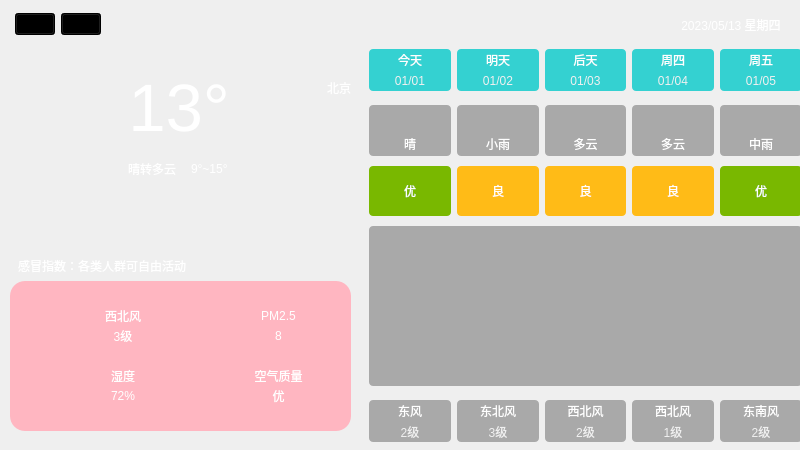
<?xml version="1.0" encoding="UTF-8"?>
<ui version="4.0">
 <class>AsiaWea</class>
 <widget class="QMainWindow" name="AsiaWea">
  <property name="geometry">
   <rect>
    <x>0</x>
    <y>0</y>
    <width>800</width>
    <height>450</height>
   </rect>
  </property>
  <property name="windowTitle">
   <string>MainWindow</string>
  </property>
  <widget class="QWidget" name="centralwidget">
   <widget class="QWidget" name="widget" native="true">
    <property name="geometry">
     <rect>
      <x>0</x>
      <y>0</y>
      <width>800</width>
      <height>500</height>
     </rect>
    </property>
    <property name="styleSheet">
     <string notr="true">QWidget#widget{
	border-image: url(:/res/bg.jpg);
}

QLabel {
	font: 25 10pt &quot;微软雅黑&quot;;
	border-radius: 4px;
	background-color: rgba(60, 60, 60, 100);
	color: rgb(255, 255, 255);
}</string>
    </property>
    <widget class="QWidget" name="widget_3" native="true">
     <property name="geometry">
      <rect>
       <x>10</x>
       <y>70</y>
       <width>341</width>
       <height>121</height>
      </rect>
     </property>
     <property name="styleSheet">
      <string notr="true">background-color: rgba(157, 133, 255, 0);
border-radius: 15px</string>
     </property>
     <layout class="QHBoxLayout" name="horizontalLayout_3">
      <property name="spacing">
       <number>8</number>
      </property>
      <item>
       <widget class="QLabel" name="lblTypeIcon">
        <property name="minimumSize">
         <size>
          <width>110</width>
          <height>110</height>
         </size>
        </property>
        <property name="maximumSize">
         <size>
          <width>110</width>
          <height>110</height>
         </size>
        </property>
        <property name="styleSheet">
         <string notr="true">background-color: rgba(255, 255, 255, 0);</string>
        </property>
        <property name="text">
         <string/>
        </property>
        <property name="pixmap">
         <pixmap resource="res.qrc">:/res/type/DuoYun.png</pixmap>
        </property>
        <property name="scaledContents">
         <bool>true</bool>
        </property>
        <property name="alignment">
         <set>Qt::AlignCenter</set>
        </property>
       </widget>
      </item>
      <item>
       <layout class="QVBoxLayout" name="verticalLayout_2">
        <property name="spacing">
         <number>0</number>
        </property>
        <item>
         <layout class="QHBoxLayout" name="horizontalLayout_2">
          <item>
           <widget class="QLabel" name="lblTemp">
            <property name="font">
             <font>
              <family>Arial</family>
              <pointsize>50</pointsize>
              <weight>50</weight>
              <italic>false</italic>
              <bold>false</bold>
             </font>
            </property>
            <property name="styleSheet">
             <string notr="true">color: rgb(255, 255, 255);
font: 50pt &quot;Arial&quot;;
background-color: rgba(0, 255, 255, 0);</string>
            </property>
            <property name="text">
             <string>13°</string>
            </property>
            <property name="scaledContents">
             <bool>true</bool>
            </property>
            <property name="alignment">
             <set>Qt::AlignCenter</set>
            </property>
           </widget>
          </item>
          <item>
           <spacer name="horizontalSpacer_2">
            <property name="orientation">
             <enum>Qt::Horizontal</enum>
            </property>
            <property name="sizeHint" stdset="0">
             <size>
              <width>40</width>
              <height>20</height>
             </size>
            </property>
           </spacer>
          </item>
          <item>
           <layout class="QVBoxLayout" name="verticalLayout">
            <property name="topMargin">
             <number>0</number>
            </property>
            <property name="bottomMargin">
             <number>40</number>
            </property>
            <item>
             <widget class="QLabel" name="lblCity">
              <property name="styleSheet">
               <string notr="true">font: 12pt &quot;Microsoft YaHei UI&quot;;
background-color: rgba(255, 255, 255,0);</string>
              </property>
              <property name="text">
               <string>北京</string>
              </property>
              <property name="alignment">
               <set>Qt::AlignRight|Qt::AlignTrailing|Qt::AlignVCenter</set>
              </property>
             </widget>
            </item>
           </layout>
          </item>
         </layout>
        </item>
        <item>
         <layout class="QHBoxLayout" name="horizontalLayout">
          <property name="spacing">
           <number>6</number>
          </property>
          <property name="sizeConstraint">
           <enum>QLayout::SetDefaultConstraint</enum>
          </property>
          <item>
           <widget class="QLabel" name="lblType">
            <property name="sizePolicy">
             <sizepolicy hsizetype="Preferred" vsizetype="Preferred">
              <horstretch>0</horstretch>
              <verstretch>0</verstretch>
             </sizepolicy>
            </property>
            <property name="styleSheet">
             <string notr="true">background-color: rgba(255, 255, 255,0);
font: 12pt &quot;微软雅黑&quot;;</string>
            </property>
            <property name="text">
             <string>晴转多云</string>
            </property>
            <property name="scaledContents">
             <bool>true</bool>
            </property>
            <property name="alignment">
             <set>Qt::AlignLeading|Qt::AlignLeft|Qt::AlignVCenter</set>
            </property>
           </widget>
          </item>
          <item>
           <widget class="Line" name="line">
            <property name="minimumSize">
             <size>
              <width>0</width>
              <height>15</height>
             </size>
            </property>
            <property name="maximumSize">
             <size>
              <width>16777215</width>
              <height>15</height>
             </size>
            </property>
            <property name="styleSheet">
             <string notr="true">color: rgb(255, 0, 0);</string>
            </property>
            <property name="orientation">
             <enum>Qt::Vertical</enum>
            </property>
           </widget>
          </item>
          <item>
           <widget class="QLabel" name="lblLowHigh">
            <property name="styleSheet">
             <string notr="true">background-color: rgba(255, 255, 255,0);
font: 12pt &quot;微软雅黑&quot;;</string>
            </property>
            <property name="text">
             <string>9°~15°</string>
            </property>
            <property name="alignment">
             <set>Qt::AlignLeading|Qt::AlignLeft|Qt::AlignVCenter</set>
            </property>
           </widget>
          </item>
          <item>
           <spacer name="horizontalSpacer">
            <property name="orientation">
             <enum>Qt::Horizontal</enum>
            </property>
            <property name="sizeHint" stdset="0">
             <size>
              <width>40</width>
              <height>20</height>
             </size>
            </property>
           </spacer>
          </item>
         </layout>
        </item>
       </layout>
      </item>
     </layout>
    </widget>
    <widget class="QWidget" name="widget_4" native="true">
     <property name="geometry">
      <rect>
       <x>0</x>
       <y>0</y>
       <width>801</width>
       <height>49</height>
      </rect>
     </property>
     <property name="styleSheet">
      <string notr="true">background-color: rgba(0, 170, 255,0);</string>
     </property>
     <layout class="QHBoxLayout" name="horizontalLayout_4">
      <property name="leftMargin">
       <number>15</number>
      </property>
      <property name="rightMargin">
       <number>20</number>
      </property>
      <item>
       <widget class="QPushButton" name="goBackBtn">
        <property name="styleSheet">
         <string notr="true">background-color: rgba(0, 0, 0,1);</string>
        </property>
        <property name="text">
         <string/>
        </property>
        <property name="icon">
         <iconset resource="res.qrc">
          <normaloff>:/res/back.png</normaloff>:/res/back.png</iconset>
        </property>
       </widget>
      </item>
      <item>
       <widget class="QPushButton" name="listBtn">
        <property name="styleSheet">
         <string notr="true">background-color: rgba(0, 0, 0,1);</string>
        </property>
        <property name="text">
         <string/>
        </property>
        <property name="icon">
         <iconset resource="res.qrc">
          <normaloff>:/res/list.png</normaloff>:/res/list.png</iconset>
        </property>
       </widget>
      </item>
      <item>
       <spacer name="horizontalSpacer_3">
        <property name="orientation">
         <enum>Qt::Horizontal</enum>
        </property>
        <property name="sizeHint" stdset="0">
         <size>
          <width>309</width>
          <height>20</height>
         </size>
        </property>
       </spacer>
      </item>
      <item>
       <widget class="QLabel" name="lblDate">
        <property name="styleSheet">
         <string notr="true">font: 20pt &quot;Arial&quot;;
background-color: rgba(255, 255, 255,0);</string>
        </property>
        <property name="text">
         <string>2023/05/13 星期四</string>
        </property>
        <property name="alignment">
         <set>Qt::AlignCenter</set>
        </property>
       </widget>
      </item>
     </layout>
    </widget>
    <widget class="QWidget" name="widget_10" native="true">
     <property name="geometry">
      <rect>
       <x>10</x>
       <y>190</y>
       <width>341</width>
       <height>241</height>
      </rect>
     </property>
     <layout class="QVBoxLayout" name="verticalLayout_9">
      <item>
       <spacer name="verticalSpacer">
        <property name="orientation">
         <enum>Qt::Vertical</enum>
        </property>
        <property name="sizeHint" stdset="0">
         <size>
          <width>20</width>
          <height>10</height>
         </size>
        </property>
       </spacer>
      </item>
      <item>
       <widget class="QLabel" name="lblGanMao">
        <property name="styleSheet">
         <string notr="true">background-color: rgba(60, 60, 60, 0);
padding-left: 5px;
padding-right: 5px;</string>
        </property>
        <property name="text">
         <string>感冒指数：各类人群可自由活动</string>
        </property>
        <property name="wordWrap">
         <bool>true</bool>
        </property>
       </widget>
      </item>
      <item>
       <widget class="QWidget" name="widget_2" native="true">
        <property name="styleSheet">
         <string notr="true">background-color: rgb(255, 182, 193);
border-radius: 15px</string>
        </property>
        <layout class="QGridLayout" name="gridLayout">
         <property name="leftMargin">
          <number>40</number>
         </property>
         <property name="topMargin">
          <number>25</number>
         </property>
         <property name="rightMargin">
          <number>40</number>
         </property>
         <property name="bottomMargin">
          <number>25</number>
         </property>
         <property name="horizontalSpacing">
          <number>50</number>
         </property>
         <property name="verticalSpacing">
          <number>20</number>
         </property>
         <item row="0" column="0">
          <layout class="QHBoxLayout" name="horizontalLayout_12">
           <property name="spacing">
            <number>0</number>
           </property>
           <item>
            <widget class="QLabel" name="lblWindIcon">
             <property name="minimumSize">
              <size>
               <width>40</width>
               <height>40</height>
              </size>
             </property>
             <property name="maximumSize">
              <size>
               <width>40</width>
               <height>40</height>
              </size>
             </property>
             <property name="styleSheet">
              <string notr="true">background-color: rgba(255, 255, 255, 0);</string>
             </property>
             <property name="text">
              <string/>
             </property>
             <property name="pixmap">
              <pixmap resource="res.qrc">:/res/wind.png</pixmap>
             </property>
             <property name="scaledContents">
              <bool>true</bool>
             </property>
             <property name="alignment">
              <set>Qt::AlignCenter</set>
             </property>
            </widget>
           </item>
           <item>
            <layout class="QVBoxLayout" name="verticalLayout_6">
             <item>
              <widget class="QLabel" name="lblWindFx">
               <property name="styleSheet">
                <string notr="true">background-color: rgba(255, 255, 255,0);
font: 10pt &quot;微软雅黑&quot;;</string>
               </property>
               <property name="text">
                <string>西北风</string>
               </property>
               <property name="alignment">
                <set>Qt::AlignCenter</set>
               </property>
              </widget>
             </item>
             <item>
              <widget class="QLabel" name="lblWindFl">
               <property name="styleSheet">
                <string notr="true">background-color: rgba(255, 255, 255,0);
font: 10pt &quot;微软雅黑&quot;;</string>
               </property>
               <property name="text">
                <string>3级</string>
               </property>
               <property name="alignment">
                <set>Qt::AlignCenter</set>
               </property>
              </widget>
             </item>
            </layout>
           </item>
          </layout>
         </item>
         <item row="0" column="1">
          <layout class="QHBoxLayout" name="horizontalLayout_14">
           <property name="spacing">
            <number>0</number>
           </property>
           <item>
            <widget class="QLabel" name="lblPm25Icon">
             <property name="minimumSize">
              <size>
               <width>40</width>
               <height>40</height>
              </size>
             </property>
             <property name="maximumSize">
              <size>
               <width>40</width>
               <height>40</height>
              </size>
             </property>
             <property name="styleSheet">
              <string notr="true">background-color: rgba(255, 255, 255, 0);</string>
             </property>
             <property name="text">
              <string/>
             </property>
             <property name="pixmap">
              <pixmap resource="res.qrc">:/res/pm25.png</pixmap>
             </property>
             <property name="scaledContents">
              <bool>true</bool>
             </property>
             <property name="alignment">
              <set>Qt::AlignCenter</set>
             </property>
            </widget>
           </item>
           <item>
            <layout class="QVBoxLayout" name="verticalLayout_7">
             <item>
              <widget class="QLabel" name="lblPM25Title">
               <property name="styleSheet">
                <string notr="true">background-color: rgba(255, 255, 255,0);
font: 10pt &quot;微软雅黑&quot;;</string>
               </property>
               <property name="text">
                <string>PM2.5</string>
               </property>
               <property name="alignment">
                <set>Qt::AlignCenter</set>
               </property>
              </widget>
             </item>
             <item>
              <widget class="QLabel" name="lblPM25">
               <property name="styleSheet">
                <string notr="true">background-color: rgba(255, 255, 255,0);
font: 10pt &quot;微软雅黑&quot;;</string>
               </property>
               <property name="text">
                <string>8</string>
               </property>
               <property name="alignment">
                <set>Qt::AlignCenter</set>
               </property>
              </widget>
             </item>
            </layout>
           </item>
          </layout>
         </item>
         <item row="1" column="0">
          <layout class="QHBoxLayout" name="horizontalLayout_13">
           <property name="spacing">
            <number>0</number>
           </property>
           <item>
            <widget class="QLabel" name="lblShiDuIcon">
             <property name="minimumSize">
              <size>
               <width>40</width>
               <height>40</height>
              </size>
             </property>
             <property name="maximumSize">
              <size>
               <width>40</width>
               <height>40</height>
              </size>
             </property>
             <property name="styleSheet">
              <string notr="true">background-color: rgba(255, 255, 255, 0);</string>
             </property>
             <property name="text">
              <string/>
             </property>
             <property name="pixmap">
              <pixmap resource="res.qrc">:/res/humidity.png</pixmap>
             </property>
             <property name="scaledContents">
              <bool>true</bool>
             </property>
             <property name="alignment">
              <set>Qt::AlignCenter</set>
             </property>
            </widget>
           </item>
           <item>
            <layout class="QVBoxLayout" name="verticalLayout_3">
             <item>
              <widget class="QLabel" name="lblShiDuTitle">
               <property name="styleSheet">
                <string notr="true">background-color: rgba(255, 255, 255,0);
font: 10pt &quot;微软雅黑&quot;;</string>
               </property>
               <property name="text">
                <string>湿度</string>
               </property>
               <property name="alignment">
                <set>Qt::AlignCenter</set>
               </property>
              </widget>
             </item>
             <item>
              <widget class="QLabel" name="lblShiDu">
               <property name="styleSheet">
                <string notr="true">background-color: rgba(255, 255, 255,0);
font: 10pt &quot;微软雅黑&quot;;</string>
               </property>
               <property name="text">
                <string>72%</string>
               </property>
               <property name="alignment">
                <set>Qt::AlignCenter</set>
               </property>
              </widget>
             </item>
            </layout>
           </item>
          </layout>
         </item>
         <item row="1" column="1">
          <layout class="QHBoxLayout" name="horizontalLayout_15">
           <property name="spacing">
            <number>0</number>
           </property>
           <item>
            <widget class="QLabel" name="lblQualityIcon">
             <property name="minimumSize">
              <size>
               <width>40</width>
               <height>40</height>
              </size>
             </property>
             <property name="maximumSize">
              <size>
               <width>40</width>
               <height>40</height>
              </size>
             </property>
             <property name="autoFillBackground">
              <bool>false</bool>
             </property>
             <property name="styleSheet">
              <string notr="true">background-color: rgba(255, 255, 255, 0);</string>
             </property>
             <property name="text">
              <string/>
             </property>
             <property name="pixmap">
              <pixmap resource="res.qrc">:/res/aqi.png</pixmap>
             </property>
             <property name="scaledContents">
              <bool>true</bool>
             </property>
             <property name="alignment">
              <set>Qt::AlignCenter</set>
             </property>
             <property name="wordWrap">
              <bool>false</bool>
             </property>
             <property name="indent">
              <number>-1</number>
             </property>
            </widget>
           </item>
           <item>
            <layout class="QVBoxLayout" name="verticalLayout_8">
             <item>
              <widget class="QLabel" name="lblQualityTitle">
               <property name="autoFillBackground">
                <bool>false</bool>
               </property>
               <property name="styleSheet">
                <string notr="true">background-color: rgba(255, 255, 255,0);
font: 10pt &quot;微软雅黑&quot;;</string>
               </property>
               <property name="text">
                <string>空气质量</string>
               </property>
               <property name="alignment">
                <set>Qt::AlignCenter</set>
               </property>
              </widget>
             </item>
             <item>
              <widget class="QLabel" name="lblQuality">
               <property name="autoFillBackground">
                <bool>false</bool>
               </property>
               <property name="styleSheet">
                <string notr="true">background-color: rgba(255, 255, 255,0);
font: 10pt &quot;微软雅黑&quot;;</string>
               </property>
               <property name="text">
                <string>优</string>
               </property>
               <property name="alignment">
                <set>Qt::AlignCenter</set>
               </property>
              </widget>
             </item>
            </layout>
           </item>
          </layout>
         </item>
        </layout>
       </widget>
      </item>
     </layout>
    </widget>
    <widget class="QWidget" name="widget_11" native="true">
     <property name="geometry">
      <rect>
       <x>360</x>
       <y>40</y>
       <width>451</width>
       <height>411</height>
      </rect>
     </property>
     <layout class="QVBoxLayout" name="verticalLayout_4">
      <property name="spacing">
       <number>0</number>
      </property>
      <item>
       <widget class="QWidget" name="widget_5" native="true">
        <property name="styleSheet">
         <string notr="true">QLabel {
	background-color: rgba(0, 200, 200, 200);
	border-radius: 4px;
}</string>
        </property>
        <layout class="QGridLayout" name="gridLayout_2">
         <property name="horizontalSpacing">
          <number>6</number>
         </property>
         <property name="verticalSpacing">
          <number>0</number>
         </property>
         <item row="0" column="0">
          <widget class="QLabel" name="lblWeek0">
           <property name="styleSheet">
            <string notr="true">border-bottom-left-radius: 0px;
border-bottom-right-radius: 0px;</string>
           </property>
           <property name="text">
            <string>今天</string>
           </property>
           <property name="alignment">
            <set>Qt::AlignCenter</set>
           </property>
          </widget>
         </item>
         <item row="1" column="2">
          <widget class="QLabel" name="lblDate2">
           <property name="styleSheet">
            <string notr="true">border-top-left-radius: 0px;
border-top-right-radius: 0px;
color: rgb(240, 240, 240);</string>
           </property>
           <property name="text">
            <string>01/03</string>
           </property>
           <property name="alignment">
            <set>Qt::AlignCenter</set>
           </property>
          </widget>
         </item>
         <item row="1" column="1">
          <widget class="QLabel" name="lblDate1">
           <property name="styleSheet">
            <string notr="true">border-top-left-radius: 0px;
border-top-right-radius: 0px;
color: rgb(240, 240, 240);</string>
           </property>
           <property name="text">
            <string>01/02</string>
           </property>
           <property name="alignment">
            <set>Qt::AlignCenter</set>
           </property>
          </widget>
         </item>
         <item row="1" column="0">
          <widget class="QLabel" name="lblDate0">
           <property name="styleSheet">
            <string notr="true">border-top-left-radius: 0px;
border-top-right-radius: 0px;
color: rgb(240, 240, 240);</string>
           </property>
           <property name="text">
            <string>01/01</string>
           </property>
           <property name="alignment">
            <set>Qt::AlignCenter</set>
           </property>
          </widget>
         </item>
         <item row="0" column="1">
          <widget class="QLabel" name="lblWeek1">
           <property name="styleSheet">
            <string notr="true">border-bottom-left-radius: 0px;
border-bottom-right-radius: 0px;</string>
           </property>
           <property name="text">
            <string>明天</string>
           </property>
           <property name="alignment">
            <set>Qt::AlignCenter</set>
           </property>
          </widget>
         </item>
         <item row="0" column="2">
          <widget class="QLabel" name="lblWeek2">
           <property name="styleSheet">
            <string notr="true">border-bottom-left-radius: 0px;
border-bottom-right-radius: 0px;</string>
           </property>
           <property name="text">
            <string>后天</string>
           </property>
           <property name="alignment">
            <set>Qt::AlignCenter</set>
           </property>
          </widget>
         </item>
         <item row="0" column="3">
          <widget class="QLabel" name="lblWeek3">
           <property name="styleSheet">
            <string notr="true">border-bottom-left-radius: 0px;
border-bottom-right-radius: 0px;</string>
           </property>
           <property name="text">
            <string>周四</string>
           </property>
           <property name="alignment">
            <set>Qt::AlignCenter</set>
           </property>
          </widget>
         </item>
         <item row="0" column="4">
          <widget class="QLabel" name="lblWeek4">
           <property name="styleSheet">
            <string notr="true">border-bottom-left-radius: 0px;
border-bottom-right-radius: 0px;</string>
           </property>
           <property name="text">
            <string>周五</string>
           </property>
           <property name="alignment">
            <set>Qt::AlignCenter</set>
           </property>
          </widget>
         </item>
         <item row="1" column="4">
          <widget class="QLabel" name="lblDate4">
           <property name="styleSheet">
            <string notr="true">border-top-left-radius: 0px;
border-top-right-radius: 0px;
color: rgb(240, 240, 240);</string>
           </property>
           <property name="text">
            <string>01/05</string>
           </property>
           <property name="alignment">
            <set>Qt::AlignCenter</set>
           </property>
          </widget>
         </item>
         <item row="1" column="3">
          <widget class="QLabel" name="lblDate3">
           <property name="styleSheet">
            <string notr="true">border-top-left-radius: 0px;
border-top-right-radius: 0px;
color: rgb(240, 240, 240);</string>
           </property>
           <property name="text">
            <string>01/04</string>
           </property>
           <property name="alignment">
            <set>Qt::AlignCenter</set>
           </property>
          </widget>
         </item>
        </layout>
       </widget>
      </item>
      <item>
       <widget class="QWidget" name="widget_6" native="true">
        <property name="styleSheet">
         <string notr="true">QLabel {
	background-color: rgba(60, 60, 60, 100);
	border-radius: 4px;
}</string>
        </property>
        <layout class="QGridLayout" name="gridLayout_3">
         <property name="topMargin">
          <number>5</number>
         </property>
         <property name="bottomMargin">
          <number>5</number>
         </property>
         <property name="verticalSpacing">
          <number>0</number>
         </property>
         <item row="0" column="2">
          <widget class="QLabel" name="lblTypeIcon2">
           <property name="styleSheet">
            <string notr="true">border-bottom-left-radius: 0px;
border-bottom-right-radius: 0px;</string>
           </property>
           <property name="text">
            <string/>
           </property>
           <property name="pixmap">
            <pixmap resource="res.qrc">:/res/type/DuoYun.png</pixmap>
           </property>
           <property name="alignment">
            <set>Qt::AlignCenter</set>
           </property>
          </widget>
         </item>
         <item row="0" column="0">
          <widget class="QLabel" name="lblTypeIcon0">
           <property name="minimumSize">
            <size>
             <width>0</width>
             <height>0</height>
            </size>
           </property>
           <property name="maximumSize">
            <size>
             <width>1000</width>
             <height>1000</height>
            </size>
           </property>
           <property name="styleSheet">
            <string notr="true">border-bottom-left-radius: 0px;
border-bottom-right-radius: 0px;</string>
           </property>
           <property name="text">
            <string/>
           </property>
           <property name="pixmap">
            <pixmap resource="res.qrc">:/res/type/Qing.png</pixmap>
           </property>
           <property name="alignment">
            <set>Qt::AlignCenter</set>
           </property>
          </widget>
         </item>
         <item row="1" column="4">
          <widget class="QLabel" name="lblType4">
           <property name="styleSheet">
            <string notr="true">border-top-left-radius: 0px;
border-top-right-radius: 0px;</string>
           </property>
           <property name="text">
            <string>中雨</string>
           </property>
           <property name="alignment">
            <set>Qt::AlignCenter</set>
           </property>
          </widget>
         </item>
         <item row="1" column="3">
          <widget class="QLabel" name="lblType3">
           <property name="styleSheet">
            <string notr="true">border-top-left-radius: 0px;
border-top-right-radius: 0px;</string>
           </property>
           <property name="text">
            <string>多云</string>
           </property>
           <property name="alignment">
            <set>Qt::AlignCenter</set>
           </property>
          </widget>
         </item>
         <item row="1" column="0">
          <widget class="QLabel" name="lblType0">
           <property name="styleSheet">
            <string notr="true">border-top-left-radius: 0px;
border-top-right-radius: 0px;</string>
           </property>
           <property name="text">
            <string>晴</string>
           </property>
           <property name="alignment">
            <set>Qt::AlignCenter</set>
           </property>
          </widget>
         </item>
         <item row="0" column="4">
          <widget class="QLabel" name="lblTypeIcon4">
           <property name="styleSheet">
            <string notr="true">border-bottom-left-radius: 0px;
border-bottom-right-radius: 0px;</string>
           </property>
           <property name="text">
            <string/>
           </property>
           <property name="pixmap">
            <pixmap resource="res.qrc">:/res/type/ZhongYu.png</pixmap>
           </property>
           <property name="alignment">
            <set>Qt::AlignCenter</set>
           </property>
          </widget>
         </item>
         <item row="0" column="1">
          <widget class="QLabel" name="lblTypeIcon1">
           <property name="styleSheet">
            <string notr="true">border-bottom-left-radius: 0px;
border-bottom-right-radius: 0px;</string>
           </property>
           <property name="text">
            <string/>
           </property>
           <property name="pixmap">
            <pixmap resource="res.qrc">:/res/type/XiaoYu.png</pixmap>
           </property>
           <property name="alignment">
            <set>Qt::AlignCenter</set>
           </property>
          </widget>
         </item>
         <item row="0" column="3">
          <widget class="QLabel" name="lblTypeIcon3">
           <property name="styleSheet">
            <string notr="true">border-bottom-left-radius: 0px;
border-bottom-right-radius: 0px;</string>
           </property>
           <property name="text">
            <string/>
           </property>
           <property name="pixmap">
            <pixmap resource="res.qrc">:/res/type/DuoYun.png</pixmap>
           </property>
           <property name="alignment">
            <set>Qt::AlignCenter</set>
           </property>
          </widget>
         </item>
         <item row="1" column="2">
          <widget class="QLabel" name="lblType2">
           <property name="styleSheet">
            <string notr="true">border-top-left-radius: 0px;
border-top-right-radius: 0px;</string>
           </property>
           <property name="text">
            <string>多云</string>
           </property>
           <property name="alignment">
            <set>Qt::AlignCenter</set>
           </property>
          </widget>
         </item>
         <item row="1" column="1">
          <widget class="QLabel" name="lblType1">
           <property name="styleSheet">
            <string notr="true">border-top-left-radius: 0px;
border-top-right-radius: 0px;</string>
           </property>
           <property name="text">
            <string>小雨</string>
           </property>
           <property name="alignment">
            <set>Qt::AlignCenter</set>
           </property>
          </widget>
         </item>
        </layout>
       </widget>
      </item>
      <item>
       <widget class="QWidget" name="widget_9" native="true">
        <layout class="QHBoxLayout" name="horizontalLayout_11">
         <property name="topMargin">
          <number>5</number>
         </property>
         <property name="bottomMargin">
          <number>5</number>
         </property>
         <item>
          <widget class="QLabel" name="lblQuality0">
           <property name="styleSheet">
            <string notr="true">background-color: rgb(121, 184, 0);
padding:8px;</string>
           </property>
           <property name="text">
            <string>优</string>
           </property>
           <property name="alignment">
            <set>Qt::AlignCenter</set>
           </property>
          </widget>
         </item>
         <item>
          <widget class="QLabel" name="lblQuality1">
           <property name="styleSheet">
            <string notr="true">background-color: rgb(255, 187, 23);</string>
           </property>
           <property name="text">
            <string>良</string>
           </property>
           <property name="alignment">
            <set>Qt::AlignCenter</set>
           </property>
          </widget>
         </item>
         <item>
          <widget class="QLabel" name="lblQuality2">
           <property name="styleSheet">
            <string notr="true">background-color: rgb(255, 187, 23);</string>
           </property>
           <property name="text">
            <string>良</string>
           </property>
           <property name="alignment">
            <set>Qt::AlignCenter</set>
           </property>
          </widget>
         </item>
         <item>
          <widget class="QLabel" name="lblQuality3">
           <property name="styleSheet">
            <string notr="true">background-color: rgb(255, 187, 23);</string>
           </property>
           <property name="text">
            <string>良</string>
           </property>
           <property name="alignment">
            <set>Qt::AlignCenter</set>
           </property>
          </widget>
         </item>
         <item>
          <widget class="QLabel" name="lblQuality4">
           <property name="styleSheet">
            <string notr="true">background-color: rgb(121, 184, 0);
padding:8px;</string>
           </property>
           <property name="text">
            <string>优</string>
           </property>
           <property name="alignment">
            <set>Qt::AlignCenter</set>
           </property>
          </widget>
         </item>
        </layout>
       </widget>
      </item>
      <item>
       <widget class="QWidget" name="widget_7" native="true">
        <layout class="QVBoxLayout" name="verticalLayout_5">
         <property name="spacing">
          <number>0</number>
         </property>
         <property name="topMargin">
          <number>5</number>
         </property>
         <property name="bottomMargin">
          <number>5</number>
         </property>
         <item>
          <widget class="QLabel" name="lblHighCurve">
           <property name="minimumSize">
            <size>
             <width>0</width>
             <height>80</height>
            </size>
           </property>
           <property name="maximumSize">
            <size>
             <width>10000</width>
             <height>10000</height>
            </size>
           </property>
           <property name="styleSheet">
            <string notr="true">border-bottom-left-radius: 0px;
border-bottom-right-radius: 0px;</string>
           </property>
           <property name="text">
            <string/>
           </property>
           <property name="alignment">
            <set>Qt::AlignCenter</set>
           </property>
          </widget>
         </item>
         <item>
          <widget class="QLabel" name="lblLowCurve">
           <property name="minimumSize">
            <size>
             <width>0</width>
             <height>80</height>
            </size>
           </property>
           <property name="maximumSize">
            <size>
             <width>10000</width>
             <height>10000</height>
            </size>
           </property>
           <property name="styleSheet">
            <string notr="true">border-top-left-radius: 0px;
border-top-right-radius: 0px;</string>
           </property>
           <property name="text">
            <string/>
           </property>
           <property name="alignment">
            <set>Qt::AlignCenter</set>
           </property>
          </widget>
         </item>
        </layout>
       </widget>
      </item>
      <item>
       <widget class="QWidget" name="widget_8" native="true">
        <layout class="QGridLayout" name="gridLayout_4">
         <property name="verticalSpacing">
          <number>0</number>
         </property>
         <item row="0" column="3">
          <widget class="QLabel" name="lblFx3">
           <property name="styleSheet">
            <string notr="true">border-bottom-left-radius: 0px;
border-bottom-right-radius: 0px;</string>
           </property>
           <property name="text">
            <string>西北风</string>
           </property>
           <property name="alignment">
            <set>Qt::AlignCenter</set>
           </property>
          </widget>
         </item>
         <item row="0" column="1">
          <widget class="QLabel" name="lblFx1">
           <property name="styleSheet">
            <string notr="true">border-bottom-left-radius: 0px;
border-bottom-right-radius: 0px;</string>
           </property>
           <property name="text">
            <string>东北风</string>
           </property>
           <property name="alignment">
            <set>Qt::AlignCenter</set>
           </property>
          </widget>
         </item>
         <item row="0" column="0">
          <widget class="QLabel" name="lblFx0">
           <property name="styleSheet">
            <string notr="true">border-bottom-left-radius: 0px;
border-bottom-right-radius: 0px;</string>
           </property>
           <property name="text">
            <string>东风</string>
           </property>
           <property name="alignment">
            <set>Qt::AlignCenter</set>
           </property>
          </widget>
         </item>
         <item row="0" column="4">
          <widget class="QLabel" name="lblFx4">
           <property name="styleSheet">
            <string notr="true">border-bottom-left-radius: 0px;
border-bottom-right-radius: 0px;</string>
           </property>
           <property name="text">
            <string>东南风</string>
           </property>
           <property name="alignment">
            <set>Qt::AlignCenter</set>
           </property>
          </widget>
         </item>
         <item row="1" column="2">
          <widget class="QLabel" name="lblFl2">
           <property name="styleSheet">
            <string notr="true">border-top-left-radius: 0px;
border-top-right-radius: 0px;
color: rgb(240, 240, 240);</string>
           </property>
           <property name="text">
            <string>2级</string>
           </property>
           <property name="alignment">
            <set>Qt::AlignCenter</set>
           </property>
          </widget>
         </item>
         <item row="1" column="1">
          <widget class="QLabel" name="lblFl1">
           <property name="styleSheet">
            <string notr="true">border-top-left-radius: 0px;
border-top-right-radius: 0px;
color: rgb(240, 240, 240);</string>
           </property>
           <property name="text">
            <string>3级</string>
           </property>
           <property name="alignment">
            <set>Qt::AlignCenter</set>
           </property>
          </widget>
         </item>
         <item row="1" column="4">
          <widget class="QLabel" name="lblFl4">
           <property name="styleSheet">
            <string notr="true">border-top-left-radius: 0px;
border-top-right-radius: 0px;
color: rgb(240, 240, 240);</string>
           </property>
           <property name="text">
            <string>2级</string>
           </property>
           <property name="alignment">
            <set>Qt::AlignCenter</set>
           </property>
          </widget>
         </item>
         <item row="0" column="2">
          <widget class="QLabel" name="lblFx2">
           <property name="styleSheet">
            <string notr="true">border-bottom-left-radius: 0px;
border-bottom-right-radius: 0px;</string>
           </property>
           <property name="text">
            <string>西北风</string>
           </property>
           <property name="alignment">
            <set>Qt::AlignCenter</set>
           </property>
          </widget>
         </item>
         <item row="1" column="0">
          <widget class="QLabel" name="lblFl0">
           <property name="styleSheet">
            <string notr="true">border-top-left-radius: 0px;
border-top-right-radius: 0px;
color: rgb(240, 240, 240);</string>
           </property>
           <property name="text">
            <string>2级</string>
           </property>
           <property name="alignment">
            <set>Qt::AlignCenter</set>
           </property>
          </widget>
         </item>
         <item row="1" column="3">
          <widget class="QLabel" name="lblFl3">
           <property name="styleSheet">
            <string notr="true">border-top-left-radius: 0px;
border-top-right-radius: 0px;
color: rgb(240, 240, 240);</string>
           </property>
           <property name="text">
            <string>1级</string>
           </property>
           <property name="alignment">
            <set>Qt::AlignCenter</set>
           </property>
          </widget>
         </item>
        </layout>
       </widget>
      </item>
     </layout>
    </widget>
   </widget>
  </widget>
 </widget>
 <resources>
  <include location="res.qrc"/>
 </resources>
 <connections/>
</ui>
